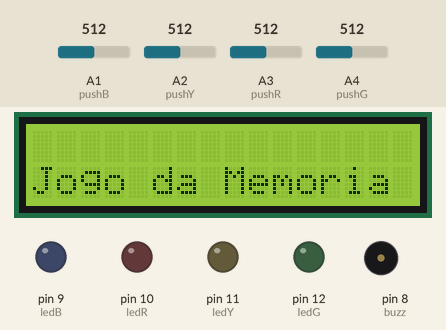
This sketch was run on a simulated Arduino Uno, built with avr-gcc and run on an emulated ATmega328P. Parts: 16×2 character LCD, output pins drawn as LEDs (lit = HIGH), buzzer (waves = sounding). Dashed ring = blinking. Inputs (shaded band) come from the test bench; at power-on: A4 (pushG) = 512, A1 (pushB) = 512, A2 (pushY) = 512, A3 (pushR) = 512. Random numbers use the default seed unless the sketch sets one.

Above: at 8.1 s.
At 13.6 s:
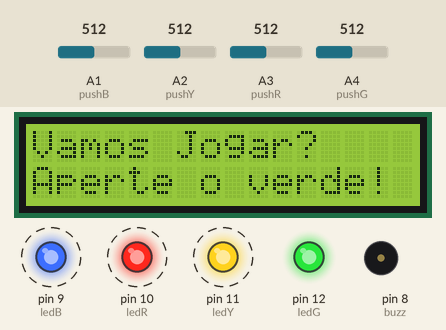
13.7 s: A4 (pushG) set to 1012
16.7 s: A4 (pushG) set to 1023
At 19.1 s:
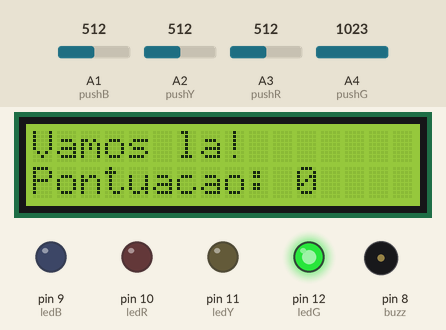
19.7 s: A4 (pushG) set to 900
At 22.8 s:
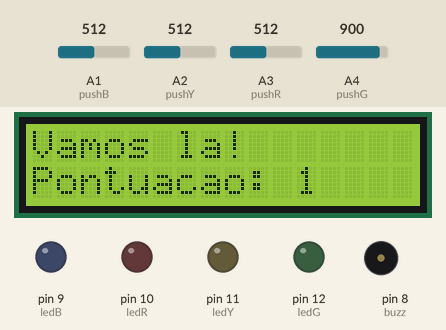
Timing chart, 0 to 24.3 s (numbered marks = the images above; inputs shaded):
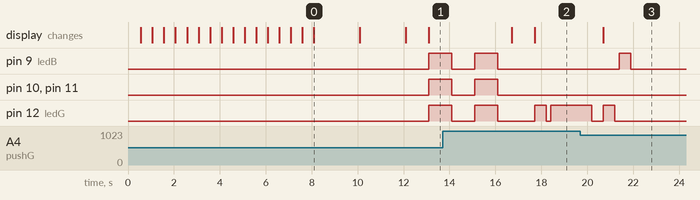

Measured:
- the behaviour switches between 1022 and 1023 on A4 (pushG) (found by bisection; images 1 and 2)
- after the input at 16.7 s, the display: first changes at once (image 2 shows a later state)
- after the input at 19.7 s, pin 9 (ledB): LOW → HIGH after 1.7 s, → LOW 0.50 s later; pin 12 (ledG): HIGH → LOW after 0.50 s, → HIGH 0.50 s later, → LOW 0.50 s later; the display: changes after 1.0 s (image 3)
- what the display in image 0 shows lasts 2.0 s, from 8.1 s to 10.1 s

The sketch:

codigo.ino
```cpp
#include <LiquidCrystal.h>

// Definição de variáveis
#define ledG 12
#define ledR 10
#define ledY 11
#define ledB 9
#define pushG A4
#define pushR A3
#define pushY A2
#define pushB A1
#define buzz 8

// Declaração das variáveis do Display LCD
LiquidCrystal lcd(7, 6, 5, 4, 3, 2);

// Definição da imagem do dinossauro
byte dino[8] = {
  0b00000,
  0b00111,
  0b00111,
  0b10110,
  0b11111,
  0b01010,
  0b01010,
  0b00000
};

unsigned long previousMillis = 0; // Stores the last time the LED was toggled
const long interval = 1000; // Blink interval in milliseconds (1 second)


void setup() {
  // Declaração dos pinos usados
  pinMode(pushG, INPUT);
  pinMode(pushR, INPUT);
  pinMode(pushY, INPUT);
  pinMode(pushB, INPUT);
  pinMode(ledG, OUTPUT);
  pinMode(ledR, OUTPUT);
  pinMode(ledY, OUTPUT);
  pinMode(ledB, OUTPUT);
  pinMode(buzz, OUTPUT);

  randomSeed(analogRead(0));  // Garante que os números serão aleatórios quando o jogo é reiniciado
  introducao();


}

void loop() {
  int inicio = 1;  // Botão de iniciar
  delay(1000);

  // Inicia o jogo quando o botão do led verde for pressionado
  while (inicio != 1023) {     // Como os botão estão ligados em portas analógicas, quando eles são pressionados, o valor de retorno é 1023
    unsigned long currentMillis = millis();
    inicio = analogRead(pushG);
    lcd.setCursor(0, 1);
    if (currentMillis - previousMillis >= interval) {
        // If the desired interval has passed, toggle the LED
        previousMillis = currentMillis; // Update the previous time
        digitalWrite(ledG, !digitalRead(ledG));
        digitalWrite(ledR, !digitalRead(ledR));
        digitalWrite(ledY, !digitalRead(ledY));
        digitalWrite(ledB, !digitalRead(ledB));
        lcd.clear();
        lcd.print("Vamos Jogar?");
        lcd.setCursor(0,1);
        lcd.print("Aperte o verde!");

    }


  }
  lcd.clear();              // Apaga LCD
  digitalWrite(ledG, LOW);  // Apaga leds
  digitalWrite(ledR, LOW);
  digitalWrite(ledY, LOW);
  digitalWrite(ledB, LOW);
  delay(1000);  // Pausa de 1 segundo

  int acertou = 1;  // Variável usada para determinar se o jogador acertou a sequência de cores ou não
  int luzes[200];   // Variável para guardar a sequência de cores
  int quant = 0;    // Quantidade de cores na sequência
  int pont = 0;     // Pontuação do jogador

  while (acertou == 1) {  // Enquanto o jogador continuar acertando...

    // Escreve no LCD a pontuação do jogador
    lcd.print("Vamos la!");
    lcd.setCursor(0, 1);
    lcd.print("Pontuacao: ");
    lcd.print(pont);
    lcd.setCursor(0, 0);

    luzes[quant] = random(1, 5);  // Escolhe aleatoriamente qual luz será a próxima a acender
    quant = quant + 1;            // Adiciona 1 a quantidade de cores na sequência

    for (int i = 0; i < quant; i++) {  // Loop para acender a sequência de luzes uma a uma
      if (luzes[i] == 1) {             // Verifica se é esta a luz que deve acender
        digitalWrite(ledG, HIGH);      // Se sim, liga o led correspondente
        //tone(buz, 262, 500); // Toca o buzzer na frequência pré-determinada para essa cor
        delay(500);
        digitalWrite(ledG, LOW);  // Depois de um tempo, apaga a luz
        delay(200);
      }  // A mesma lógica é implementada para as demais luzes
      if (luzes[i] == 2) {
        digitalWrite(ledR, HIGH);
        //tone(buz, 294, 500);
        delay(500);
        digitalWrite(ledR, LOW);
        delay(200);
      }
      if (luzes[i] == 3) {
        digitalWrite(ledY, HIGH);
        //tone(buz, 330, 500);
        delay(500);
        digitalWrite(ledY, LOW);
        delay(200);
      }
      if (luzes[i] == 4) {
        digitalWrite(ledB, HIGH);
        //tone(buz, 349, 500);
        delay(500);
        digitalWrite(ledB, LOW);
        delay(200);
      }
    }

    int aux = 0;       // Variável para apontar qual luz deve acender dentro do vetor
    int terminou = 0;  // Variável para verificar se o jogador já terminou a sequência de luzes

    while (terminou == 0 && acertou == 1) {  // Enquanto ainda faltarem luzes para serem pressionadas e o jogador ainda não tiver perdido...
      int pg = analogRead(pushG);            // Lê o botões de cada luz
      int pr = analogRead(pushR);
      int py = analogRead(pushY);
      int pb = analogRead(pushB);

      if (pg == 1023) {            // Se o botão dessa luz for pressionado...
        digitalWrite(ledG, HIGH);  // O led acende
                                   // tone(buz, 262, 500); // O buzzer toca
        if (luzes[aux] == 1) {     // Verifica se o jogador acertou a luz correta
          aux++;                   // Se sim, a próxima luz é apontada
        } else {
          acertou = 0;  // Se não, o jogador errou
        }
        while (pg == 1023) { pg = analogRead(pushG); }  // Enquanto o jogador estiver pressionando o botão da luz, o programa estaciona nesse ponto
        delay(500);
        digitalWrite(ledG, LOW);  // A luz se apaga
        delay(500);
      }  // A mesma lógica é implementada para todas as luzes
      if (pr == 1023) {
        digitalWrite(ledR, HIGH);
        //tone(buz, 294, 500);
        if (luzes[aux] == 2) {
          aux++;
        } else {
          acertou = 0;
        }
        while (pr == 1023) { pr = analogRead(pushR); }
        delay(500);
        digitalWrite(ledR, LOW);
        delay(500);
      }
      if (py == 1023) {
        digitalWrite(ledY, HIGH);
        //tone(buz, 330, 500);
        if (luzes[aux] == 3) {
          aux++;
        } else {
          acertou = 0;
        }
        while (py == 1023) { py = analogRead(pushY); }
        delay(500);
        digitalWrite(ledY, LOW);
        delay(500);
      }
      if (pb == 1023) {
        digitalWrite(ledB, HIGH);
        //tone(buz, 349, 500);
        if (luzes[aux] == 4) {
          aux++;
        } else {
          acertou = 0;
        }
        while (pb == 1023) { pb = analogRead(pushB); }
        delay(500);
        digitalWrite(ledB, LOW);
        delay(500);
      }
      if (aux >= quant) {  // Se o jogador já terminou a sequência...
        terminou = 1;
        pont++;  // Sua pontuação sobe
      }
    }
  }


  // Escreve-se no LCD que o jogador errou e sua pontuação final
  lcd.clear();
  lcd.print("ERROU!!!");
  lcd.setCursor(0, 1);
  lcd.print("Resultado: ");
  lcd.print(pont);
  delay(3000);
}

void introducao() {
  lcd.begin(16, 2);
  lcd.createChar(0, dino);
  lcd.setCursor(1, 1);
  lcd.write(byte(0));


  // Faz o dinossauro correr
  for (int i = 0; i < 16; i++) {
    delay(500);
    lcd.scrollDisplayRight();
    walking();
    lcd.setCursor(0, 0);                          // selecionando coluna 10 e linha 1
    lcd.rightToLeft();
    lcd.print(" ");
    lcd.print("T");
    lcd.print("E");
    lcd.print("F");
    lcd.print("E");
    lcd.print("C");


  }
  lcd.clear();
  lcd.setCursor(0, 1);
  lcd.print("Jogo da Memoria");
  delay(2000);
  lcd.clear();
  lcd.setCursor(0, 1);
  lcd.print("Marcos e Mateus");
  delay(2000);

  lcd.clear();
}

void walking(){
  tone(buzz, 1000, 10000);
  tone(buzz, 0, 10000);


}
```
